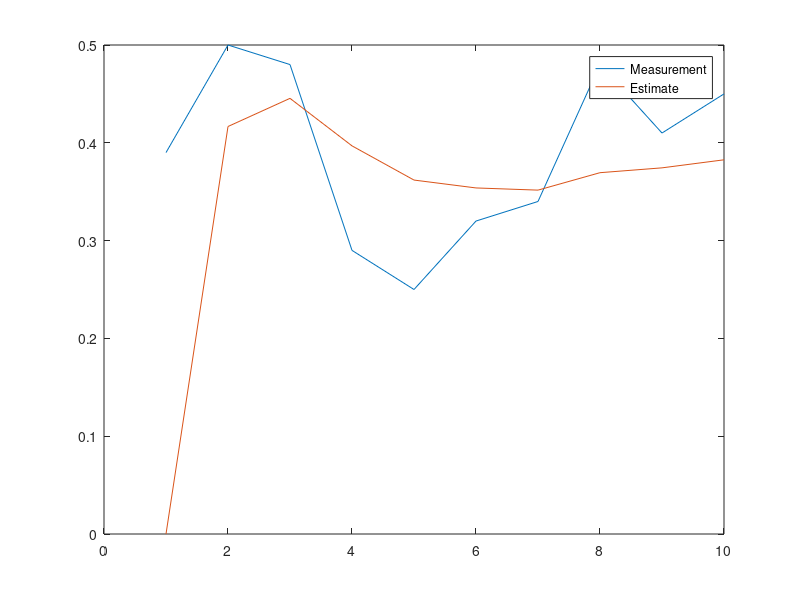

MATLAB code for this plot:
% 1-D Kalman Filter Example
% Lloyd Strohl
% 05/02/18
clear
close all

%% Define problem
A = 1;
u = 0; % input
H = 1; % relates state to measurement z = Hx + n, n = white noise of system
R = 0.2; % stdev of measurement noise, matrix of size(z)^2
t = [1:10];
V = [0.39 0.5 0.48 0.29 0.25 0.32 0.34 0.48 0.41 0.45];

% initial state
x = 0*t;
z = V;

x(1) = 0;
P = 1;

for k = t(2:end)
    xpred = x(k-1);
%     P = P; % Ppred = P(k-1)
    K = P/(P+R);
    x(k) = xpred + K*(z(k) - xpred);
    P = (1-K)*P;
end

plot(t,V,t,x)
legend('Measurement','Estimate','Location','Best')
